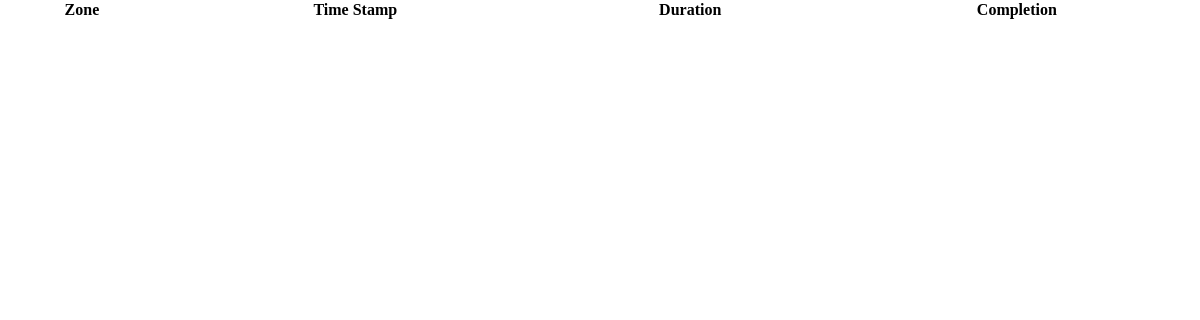
/program_history?pid=2, run on an earlier commit of the app's database.
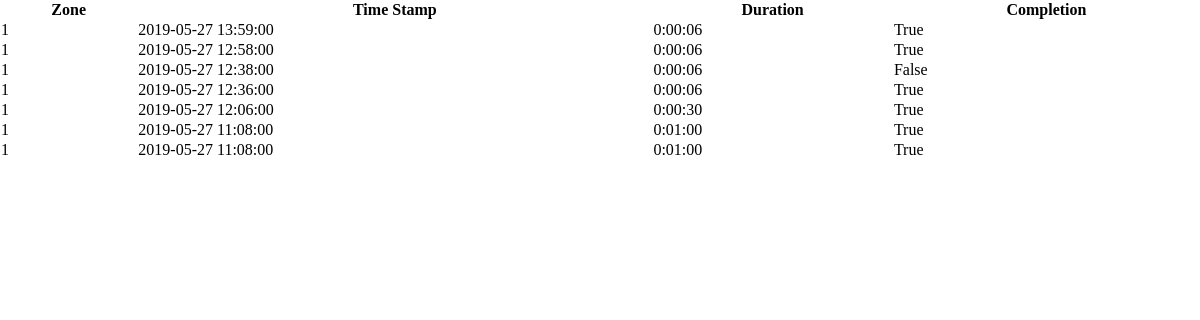
And on a later commit of the database.
### main.py (models this page shows)
class Program_Zones_History(db.Model):
	__tablename__ = 'Program_Zones_History'
	__table_args__ = (
		PrimaryKeyConstraint('zone_id', 'program_id', 'zone_run_timestamp'),
	)
	zone_id = db.Column(db.Integer, db.ForeignKey('Zone.zone_id'), nullable=False)
	program_id = db.Column(db.Integer, db.ForeignKey('Program.program_id'), nullable=False)
	zone_run_timestamp = db.Column(db.DateTime, unique=False, primary_key=True, default=datetime.utcnow)
	zone_run_duration = db.Column(db.Integer, unique=False)
	completion = db.Column(db.Boolean)

### main.py (the view)
@app.route("/program_history")
def program_history():
	program_id = request.args.get('pid', 0, type=int)
	programs_history = db.session.query(Program_Zones_History)\
			.filter(Program_Zones_History.program_id == program_id) \
			.order_by(Program_Zones_History.zone_run_timestamp.desc()) \
			.all()
	return render_template('program_history.html', programs_history=programs_history)

### main.py (called while the page is built)
@app.context_processor
def utility_processor():
	return dict(isAllowedTime=isAllowedTime )

@app.template_filter('durationformat')
def durationformat(value):
	return timedelta(seconds=value)

@app.template_filter('datetimeformat2')
def datetimeformat2(value, format='%Y-%m-%d %H:%M:%S'):
	return value.strftime(format)

### templates/program_history.html
<!doctype html>
<html lang="">
	<head>
	</head>
	<body style="margin:0;">
    <div class="container" >
      <div class="row">
        <div id="zone_div" class="col-lg-12">
          <table class="table table-bordered dataTable" id="dataTable" cellspacing="0"  width="100%">
            <thead>
              <tr role="row">
              <th >Zone</th>
              <th >Time Stamp</th>
              <th >Duration</th>
              <th >Completion</th>
            </thead>
            <tbody>
            {% for prog_hist in programs_history %}
              {% if prog_hist.zone_id % 2 == 0 %}
              <tr role="row" class="RowEven">
              {% else %}
              <tr role="row" class="RowOdd">
              {% endif %}
                <td>{{ prog_hist.zone_id }}</td>
                <td>{{ prog_hist.zone_run_timestamp|datetimeformat2 }}</td>
                <td>{{ prog_hist.zone_run_duration|durationformat }}</td>
                <td>{{ prog_hist.completion }}</td>
              </tr>
              {% endfor %}
            </tbody>
          </table>
        </div>
      </div>
    </div>
  </body>

What changed in the data, as far as the page shows it:
added Program_Zones_History: zone_id "1", zone_run_timestamp "2019-05-27 13:59:00", zone_run_duration|durationformat "0:00:06", completion "True"
added Program_Zones_History: zone_id "1", zone_run_timestamp "2019-05-27 12:58:00", zone_run_duration|durationformat "0:00:06", completion "True"
added Program_Zones_History: zone_id "1", zone_run_timestamp "2019-05-27 12:38:00", zone_run_duration|durationformat "0:00:06", completion "False"
added Program_Zones_History: zone_id "1", zone_run_timestamp "2019-05-27 12:36:00", zone_run_duration|durationformat "0:00:06", completion "True"
added Program_Zones_History: zone_id "1", zone_run_timestamp "2019-05-27 12:06:00", zone_run_duration|durationformat "0:00:30", completion "True"
added Program_Zones_History: zone_id "1", zone_run_timestamp "2019-05-27 11:08:00", zone_run_duration|durationformat "0:01:00", completion "True"
added Program_Zones_History: zone_id "1", zone_run_timestamp "2019-05-27 11:08:00", zone_run_duration|durationformat "0:01:00", completion "True"
